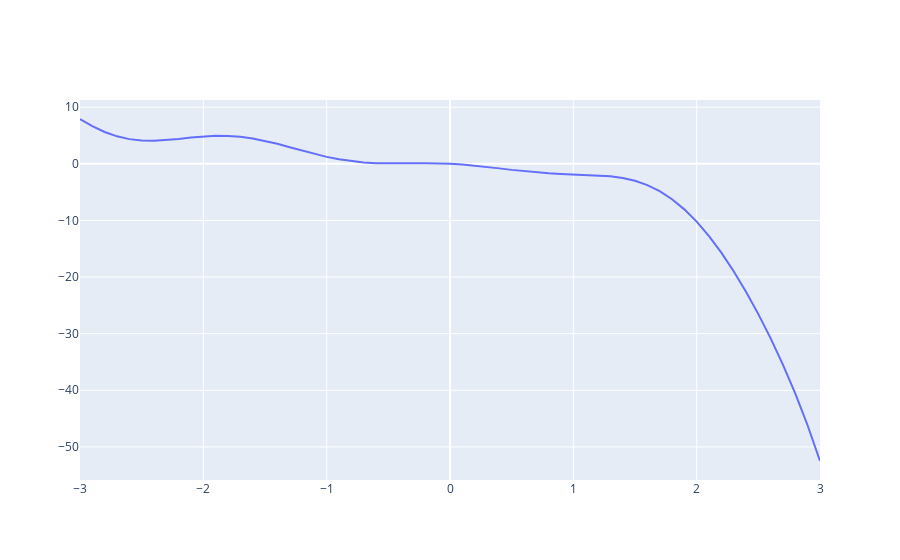

This figure's notebook cell:
### Markdown cell above
Now draw a line through the points defined by the $x$ and $y$ arrays. This may be the first time that you have encountered object-oriented programming. The `.` in `go.Figure` means that `Figure` belongs to `go`. `go.Figure()` returns a new `Figure` object, which you can then manipulate with its methods. The `.` in `fig.add_trace` means that the `add_trace` function belongs to `fig`. When you call it, it changes `fig`. Finally, `fig.show()` tells fig to display itself.

### Code cell
fig = go.Figure()
fig.add_trace(go.Scatter(x=x, y=y))
fig.show()

### Figure 1 — Plotly figure (JSON) as saved in the notebook; plotly's stock layout.template omitted (floating-point values rounded to 4 significant figures)
{"data": [{"type": "scatter", "x": [-3, -2.9, -2.8, -2.7, -2.6, -2.5, -2.4, -2.3, -2.2, -2.1, -2, -1.9, -1.8, -1.7, -1.6, -1.5, -1.4, -1.3, -1.2, -1.1, -1, -0.9, -0.8, -0.7, -0.6, -0.5, -0.4, -0.3, -0.2, -0.1, 0, 0.1, 0.2, 0.3, 0.4, 0.5, 0.6, 0.7, 0.8, 0.9, 1, 1.1, 1.2, 1.3, 1.4, 1.5, 1.6, 1.7, 1.8, 1.9, 2, 2.1, 2.2, 2.3, 2.4, 2.5, 2.6, 2.7, 2.8, 2.9, 3], "y": [7.913, 6.647, 5.617, 4.853, 4.357, 4.11, 4.073, 4.19, 4.398, 4.632, 4.83, 4.94, 4.929, 4.774, 4.477, 4.051, 3.525, 2.938, 2.332, 1.75, 1.227, 0.7913, 0.4591, 0.2334, 0.105, 0.05452, 0.05531, 0.07725, 0.09082, 0.07093, 0, -0.1301, -0.3172, -0.55, -0.8095, -1.073, -1.318, -1.524, -1.681, -1.788, -1.859, -1.921, -2.013, -2.186, -2.497, -3.006, -3.771, -4.842, -6.258, -8.047, -10.22, -12.77, -15.7, -18.98, -22.6, -26.55, -30.84, -35.5, -40.6, -46.22, -52.49]}], "layout": {}}
